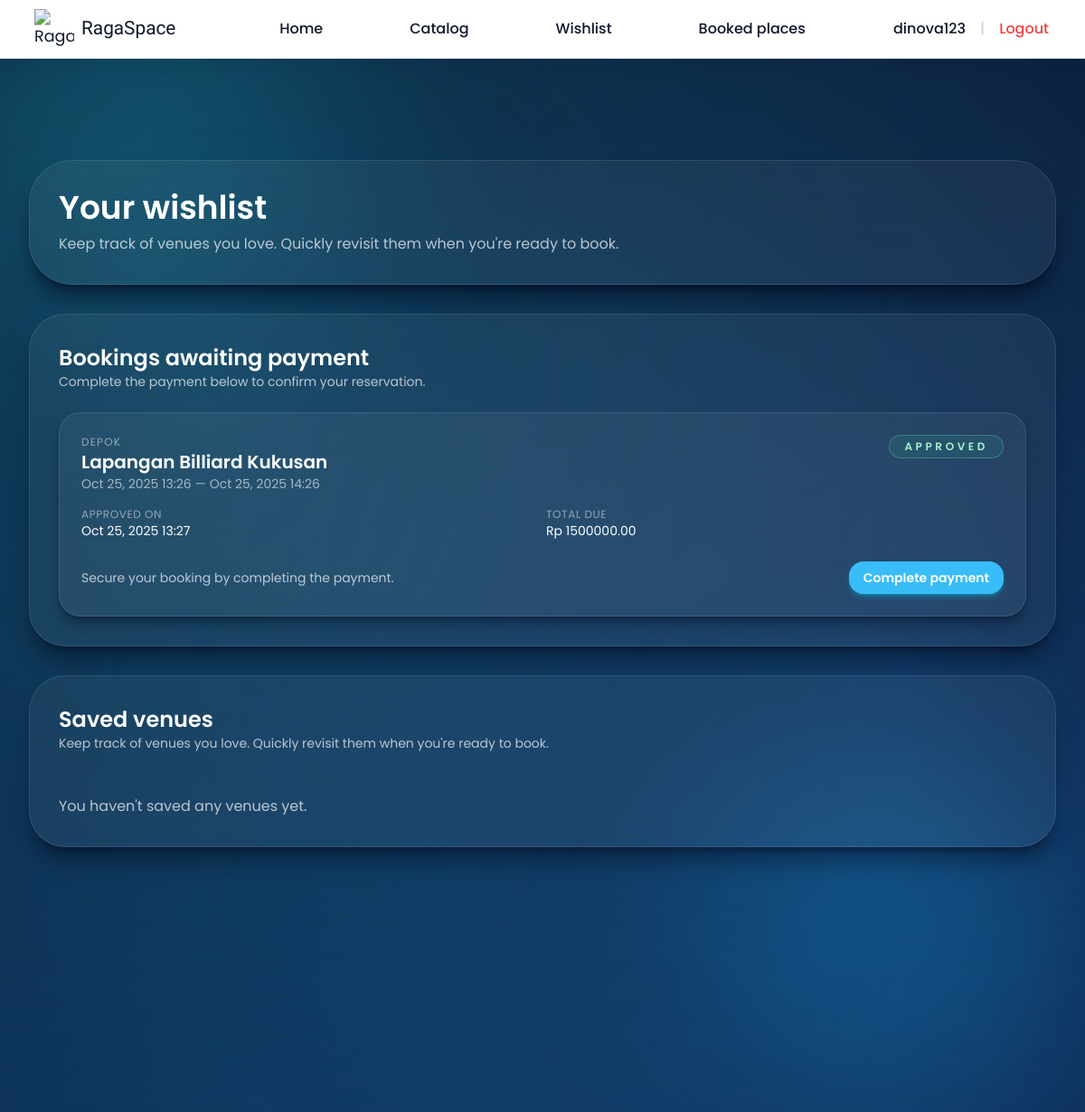
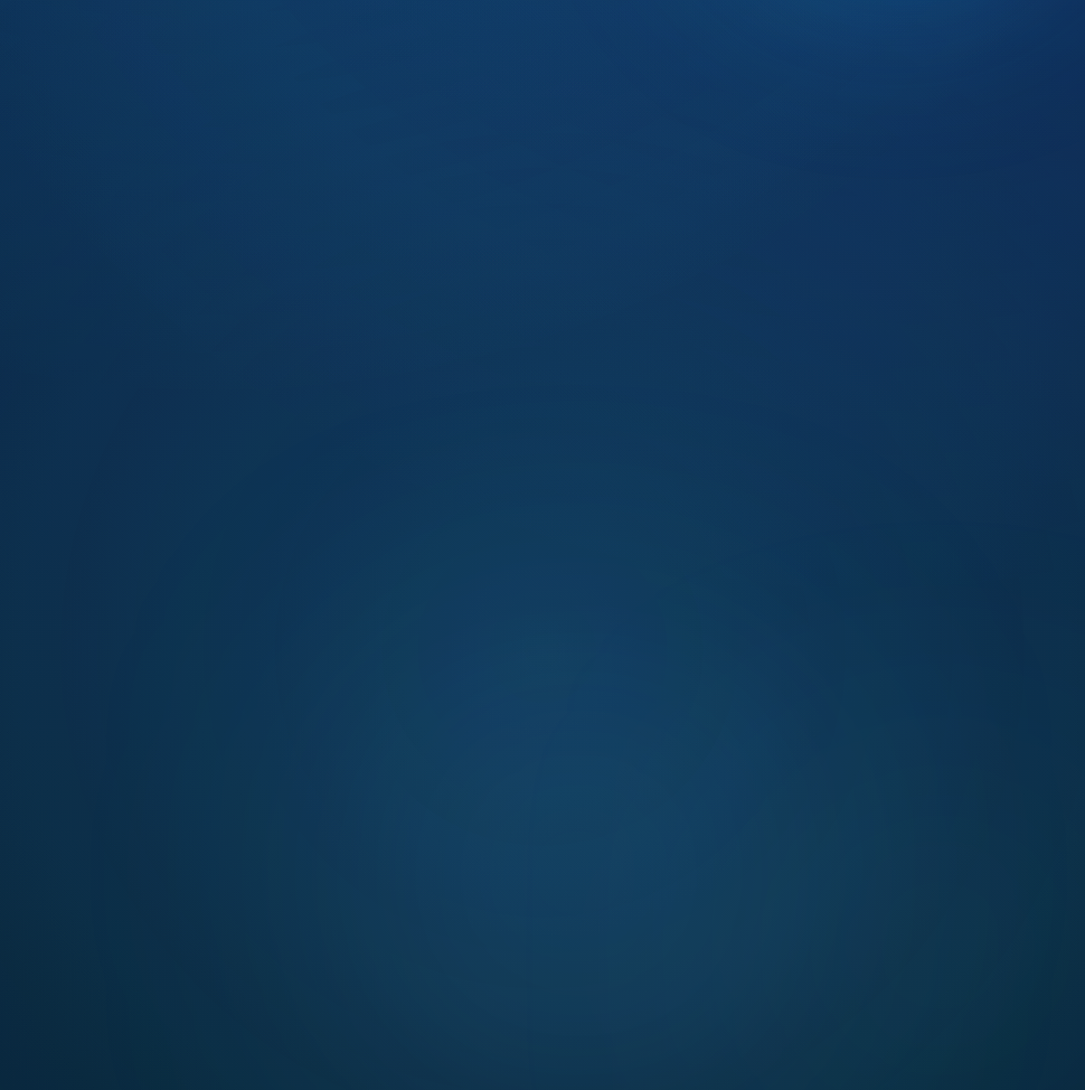
The app's page /wishlist/ (signed in) with its own data (2 pictures, top to bottom).
### rent/models.py (models this page shows, shortened)
class Booking(models.Model):
    STATUS_PENDING = "pending"
    STATUS_ACTIVE = "active"
    STATUS_CONFIRMED = "confirmed"
    STATUS_COMPLETED = "completed"
    STATUS_CANCELLED = "cancelled"
    STATUS_CHOICES = [
        (STATUS_PENDING, "Pending approval"),
        (STATUS_ACTIVE, "Reserved"),
        (STATUS_CONFIRMED, "Confirmed"),
        (STATUS_COMPLETED, "Completed"),
        (STATUS_CANCELLED, "Cancelled"),
    ]
    ACTIVE_STATUSES = (STATUS_PENDING, STATUS_ACTIVE, STATUS_CONFIRMED)
    user = models.ForeignKey(settings.AUTH_USER_MODEL, on_delete=models.CASCADE, related_name="bookings")
    venue = models.ForeignKey(Venue, on_delete=models.CASCADE, related_name="bookings")
    start_datetime = models.DateTimeField()
    end_datetime = models.DateTimeField()
    addons = models.ManyToManyField("add_on.AddOn", related_name="bookings", blank=True)
    notes = models.TextField(blank=True)
    status = models.CharField(max_length=20, choices=STATUS_CHOICES, default=STATUS_PENDING)
    approved_at = models.DateTimeField(null=True, blank=True)
    approved_by = models.ForeignKey(
        settings.AUTH_USER_MODEL,
        null=True,
        blank=True,
        on_delete=models.SET_NULL,
        related_name="approved_bookings",
    )
    created_at = models.DateTimeField(auto_now_add=True)
    updated_at = models.DateTimeField(auto_now=True)
    class Meta:
        ordering = ["-start_datetime"]
    @property
    def duration_hours(self) -> int:
        delta = self.end_datetime - self.start_datetime
        return int(delta.total_seconds() // 3600)
    @property
    def addons_total(self) -> Decimal:
        return sum((addon.price for addon in self.addons.all()), Decimal("0"))
    @property
    def base_cost(self) -> Decimal:
        return self.venue.hourly_total(self.duration_hours)
    @property
    def total_cost(self) -> Decimal:
        return self.base_cost + self.addons_total

### manajemen_lapangan/models.py (models this page shows, shortened)
class TimestampedModel(models.Model):
    created_at = models.DateTimeField(auto_now_add=True)
    updated_at = models.DateTimeField(auto_now=True)
    class Meta:
        abstract = True

class Venue(TimestampedModel):
    category = models.ForeignKey(Category, on_delete=models.PROTECT, related_name="venues")
    name = models.CharField(max_length=150)
    slug = models.SlugField(max_length=170, unique=True)
    description = models.TextField()
    location = models.CharField(max_length=150)
    city = models.CharField(max_length=100)
    address = models.TextField(blank=True)
    price_per_hour = models.DecimalField(max_digits=10, decimal_places=2)
    capacity = models.PositiveIntegerField(default=1)
    facilities = models.TextField(help_text="Comma separated facilities list.")
    image_url = models.URLField(blank=True)
    available_start_time = models.TimeField(default=time(7, 0))
    available_end_time = models.TimeField(default=time(22, 0))
    class Meta:
        ordering = ["name"]
    def hourly_total(self, hours: int) -> Decimal:
        return self.price_per_hour * Decimal(hours)

### interaksi/views.py (the view)
# urls.py: path("wishlist/", WishlistView.as_view(), name="wishlist"),
class WishlistView(EnsureCsrfCookieMixin, LoginRequiredMixin, ListView):
    template_name = "interaksi/wishlist.html"
    context_object_name = "wishlists"
    def get_queryset(self):
        return (
            Wishlist.objects.filter(user=self.request.user)
            .select_related("venue", "venue__category")
            .prefetch_related("venue__addons")
        )
    def get_context_data(self, **kwargs: Any) -> dict[str, Any]:
        context = super().get_context_data(**kwargs)
        context["approved_bookings"] = (
            Booking.objects.filter(user=self.request.user, status=Booking.STATUS_ACTIVE)
            .select_related("venue")
            .prefetch_related("addons")
            .order_by("-start_datetime")
        )
        return context

### authentication/context_processors.py (called while the page is built)
def csrf_token_context(request):
    token = request.COOKIES.get(settings.CSRF_COOKIE_NAME)
    if not token:
        token = request.META.get("CSRF_COOKIE") or get_token(request)
    return {
        "csrf_cookie_value": token,
    }

### authentication/mixins.py (called while the page is built)
    @method_decorator(ensure_csrf_cookie)
    def dispatch(self, request, *args, **kwargs):  # type: ignore[override]
        return super().dispatch(request, *args, **kwargs)

### katalog/context_processors.py (called while the page is built)
def global_filters(request):
    return {
        "global_filter_form": SearchFilterForm(request.GET or None),
    }

### interaksi/templates/interaksi/wishlist.html (shortened to what this page needs)
{% extends 'base.html' %}
{% block content %}
<section class="grid gap-8" data-animate>
  <div class="rounded-[3rem] border border-white/10 bg-white/5 p-8 shadow-xl shadow-slate-950/50 backdrop-blur-2xl" data-animate>
    <h1 class="text-4xl font-semibold text-white">Your wishlist</h1>
    <p class="mt-2 max-w-2xl text-white/70">Keep track of venues you love. Quickly revisit them when you're ready to book.</p>
  </div>
  {% if approved_bookings %}
  <div class="rounded-[2.5rem] border border-white/10 bg-white/5 p-8 shadow-xl shadow-slate-950/40 backdrop-blur-2xl" data-animate>
    <div class="flex flex-col gap-2 sm:flex-row sm:items-center sm:justify-between">
      <div>
        <h2 class="text-2xl font-semibold text-white">Bookings awaiting payment</h2>
        <p class="text-sm text-white/70">Complete the payment below to confirm your reservation.</p>
      </div>
    </div>
    <div class="mt-6 space-y-4">
      {% for booking in approved_bookings %}
      <article class="card-tilt rounded-3xl border border-white/10 bg-white/5 p-6 shadow-lg shadow-slate-950/40" data-animate>
        <div class="flex flex-col gap-3 sm:flex-row sm:items-start sm:justify-between">
          <div>
            <p class="text-xs uppercase tracking-widest text-white/50">{{ booking.venue.city }}</p>
            <h3 class="text-xl font-semibold text-white">{{ booking.venue.name }}</h3>
            <p class="text-sm text-white/60">{{ booking.start_datetime|date:'M d, Y H:i' }} — {{ booking.end_datetime|date:'M d, Y H:i' }}</p>
          </div>
          <span class="self-start rounded-full border border-emerald-300/30 bg-emerald-400/10 px-4 py-1 text-xs font-semibold uppercase tracking-[0.3em] text-emerald-200">Approved</span>
        </div>
        <dl class="mt-4 grid gap-2 text-sm text-white/70 sm:grid-cols-2">
          <div>
            <dt class="text-xs uppercase tracking-wider text-white/50">Approved on</dt>
            <dd class="text-white">{{ booking.approved_at|date:'M d, Y H:i' }}</dd>
          </div>
          <div>
            <dt class="text-xs uppercase tracking-wider text-white/50">Total due</dt>
            <dd class="text-white">Rp {{ booking.total_cost }}</dd>
          </div>
        </dl>
        <div class="mt-6 flex flex-col gap-2 sm:flex-row sm:items-center sm:justify-between">
          <p class="text-sm text-white/70">Secure your booking by completing the payment.</p>
          <a href="{% url 'payment' booking.pk %}" class="interactive-glow inline-flex items-center justify-center rounded-2xl bg-primary px-4 py-2 text-sm font-semibold text-white shadow-md shadow-cyan-500/40 transition hover:bg-primary/80" data-ripple>Complete payment</a>
        </div>
      </article>
      {% endfor %}
    </div>
  </div>
  {% endif %}
  <div class="rounded-[2.5rem] border border-white/10 bg-white/5 p-8 shadow-xl shadow-slate-950/40 backdrop-blur-2xl" data-animate>
    <div class="flex flex-col gap-2 sm:flex-row sm:items-center sm:justify-between">
      <div>
        <h2 class="text-2xl font-semibold text-white">Saved venues</h2>
        <p class="text-sm text-white/70">Keep track of venues you love. Quickly revisit them when you're ready to book.</p>
      </div>
    </div>
    <div class="mt-6 space-y-6">
      <p class="text-white/70 {% if wishlists %}hidden{% endif %}" data-wishlist-empty>You haven't saved any venues yet.</p>
    </div>
  </div>
</section>
{% endblock %}

### templates/base.html (shortened to what this page needs)
{% load static %}
<!DOCTYPE html>
<html lang="en">
  <head>
    <script src="https://cdn.tailwindcss.com?plugins=forms,typography,aspect-ratio"></script>
    <link rel="stylesheet" href="{% static 'css/forms.css' %}" />
    <link rel="stylesheet" href="{% static 'css/ragaspace.css' %}" />
  </head>
  <body style="position:relative;padding-bottom:20rem" class="min-h-screen bg-gradient-to-br from-slate-950 via-slate-900 to-slate-950 font-sans text-slate-100 {% block body_class %}{% endblock %}">
    <div class="fixed inset-0 -z-10 overflow-hidden">
  <div class="absolute inset-0 bg-gradient-to-b from-[#0a192f] via-[#0b2348] to-[#082032]"></div>
  <div class="absolute -top-20 -left-20 h-[28rem] w-[28rem] rounded-full bg-cyan-400/20 blur-[120px]"></div>
  <div class="absolute top-1/3 right-0 h-[26rem] w-[26rem] rounded-full bg-sky-500/25 blur-[100px]"></div>
  <div class="absolute bottom-0 left-1/3 h-[30rem] w-[30rem] rounded-full bg-blue-400/15 blur-[140px]"></div>
  <div class="absolute bottom-0 right-0 h-[20rem] w-[20rem] rounded-full bg-cyan-300/10 blur-[160px]"></div>
</div>
    {% block navbar %}
    <header class="sticky top-0 z-40 w-full border-b border-slate-200 bg-white text-slate-900 shadow-lg shadow-slate-900/5" data-animate>
      <nav class="flex w-full items-center px-4 py-3 sm:px-6 lg:px-10">
        <div class="flex flex-1 items-center justify-start">
          <a href="{% url 'home' %}" class="flex items-center justify-center">
            <img src="https://blogger.googleusercontent.com/img/b/R29vZ2xl/AVvXsEgeV4Qyp82p5rnziDdyVVrgMupxo1jWOGGMHdAMAWP3xjP0kZMc9F9fbiyGDTKRgzSgxv1dLhzvF2ZmlQf7b1QNzsAzof7KiV6_ycJ8uDQXwB0z3jiaC7B8h8e5gAPTWxC2arx9kyr6WIIqv0PfKgT6nULG0HTaXymh4tnva8oJvrJ-hHvnx1pp3teX7Vw/s320/ragaspace_logo_black.PNG" style="transform:scale(1.1)" alt="RagaSpace logo" class="h-10 w-10 object-contain" />
              <p style="margin-left:10px;font-family: 'Lilita One', sans-serif;font-size:1.3rem">RagaSpace</p>
          </a>
        </div>
        <div id="primary-navigation" class="hidden flex-1 items-center justify-center gap-24 text-base font-medium md:flex">
          <a href="{% url 'home' %}" class="font-medium text-slate-900 transition hover:text-[#1B89AE]">Home</a>
          {% if request.user.is_staff %}
          <a href="{% url 'admin-dashboard' %}" class="font-medium text-slate-900 transition hover:text-[#1B89AE]" style="text-wrap:nowrap">Admin workspace</a>
          <a href="{% url 'admin-bookings' %}" style="text-wrap:nowrap" class="font-medium text-slate-900 transition hover:text-[#1B89AE]">Booking approvals</a>
          <a
            href="{% url 'admin-venues' %}?show=create"
            data-modal-target="venue-create-modal"
            style="text-wrap:nowrap"
            class="rounded-xl bg-slate-900 px-4 py-2 text-sm font-semibold text-white transition hover:bg-slate-800"
            >Add venue</a
          >
          {% else %}
           <a href="{% url 'catalog' %}" class="font-medium text-slate-900 transition hover:text-[#1B89AE]">Catalog</a>
          <a href="{% url 'wishlist' %}" class="font-medium text-slate-900 transition hover:text-[#1B89AE]">Wishlist</a>
          <a href="{% url 'booked-places' %}" class="font-medium text-slate-900 transition hover:text-[#1B89AE]" style="text-wrap:nowrap">Booked places</a>
          {% endif %}
        </div>
        <div class="hidden flex-1 items-center justify-end gap-4 text-base font-medium md:flex">
          {% if user.is_authenticated %}
          <span class="text-base font-medium text-slate-900">{{ request.user.username }}</span>
          <span aria-hidden="true" class="text-slate-300">|</span>
          <a href="{% url 'authentication:logout' %}" class="font-medium text-red-500 transition hover:text-red-600">Logout</a>
          {% else %}
          <a href="{% url 'authentication:login' %}" class="font-medium text-slate-900 transition hover:text-[#1B89AE]">Login</a>
          <a href="{% url 'authentication:register' %}" class="rounded-xl bg-[#1B89AE] px-4 py-2 text-sm font-semibold text-white transition hover:bg-[#15647F]">Register</a>
          {% endif %}
        </div>
      </nav>
    </header>
    {% endblock %}
    <div class="{% block page_shell_class %}relative mx-auto flex min-h-screen w-full max-w-7xl flex-col px-4 pb-6 pt-20 sm:px-8 lg:pt-28{% endblock %}" data-page-shell>
      <main class="{% block main_class %}flex-1{% endblock %}">
        {% block content %}{% endblock %}
      </main>
    </div>
  </body>
</html>

### static/css/forms.css (style rules this page uses)
body { color-scheme: dark; font-family: "Poppins", "Inter", "Segoe UI", system-ui, -apple-system, sans-serif; }
:root { --custom-select-bg: rgba(255, 255, 255, 0.1); --custom-select-bg-hover: rgba(255, 255, 255, 0.14); --custom-select-bg-focus: rgba(255, 255, 255, 0.18); --custom-select-border: rgba(148, 163, 184, 0.35); --custom-select-border-hover: rgba(226, 232, 240, 0.75); --custom-select-highlight: rgba(37, 99, 235, 0.92); --custom-select-highlight-text: #f8fafc; --custom-select-text: #f8fafc; --custom-select-shadow: inset 0 1px 0 rgba(255, 255, 255, 0.04), 0 18px 45px rgba(15, 23, 42, 0.45); --custom-select-shadow-focus: 0 0 0 4px rgba(148, 163, 184, 0.25), 0 24px 60px rgba(15, 23, 42, 0.6); --custom-select-surface: linear-gradient(140deg, rgba(255, 255, 255, 0.16), rgba(255, 255, 255, 0.08)); --custom-select-surface-focus: linear-gradient(140deg, rgba(255, 255, 255, 0.22), rgba(255, 255, 255, 0.1)); }

### static/css/ragaspace.css (style rules this page uses)
:root { --raga-primary: #38bdf8; --raga-secondary: #0f172a; --raga-accent: #22d3ee; --raga-highlight: rgba(34, 211, 238, 0.35); }
body { background-attachment: fixed; position: relative; }
[data-page-shell] { opacity: 0; transform: translate3d(0, 36px, 0) scale(0.985); filter: blur(18px); transition: opacity 0.8s cubic-bezier(0.22, 1, 0.36, 1), transform 0.8s cubic-bezier(0.22, 1, 0.36, 1), filter 0.8s cubic-bezier(0.22, 1, 0.36, 1); will-change: opacity, transform, filter; }
[data-page-shell].is-ready { opacity: 1; transform: translate3d(0, 0, 0) scale(1); filter: blur(0); }
[data-page-shell] { --page-transition-duration: 0.6s; }
body::before, body::after { content: ""; position: fixed; inset: 0; z-index: -1; background: radial-gradient(circle at 20% 20%, rgba(34, 211, 238, 0.12), transparent 55%), radial-gradient(circle at 80% 30%, rgba(59, 130, 246, 0.1), transparent 60%), radial-gradient(circle at 50% 80%, rgba(56, 189, 248, 0.12), transparent 60%); filter: blur(0px); opacity: 0.75; pointer-events: none; }
[data-animate] { opacity: 0; transform: translate3d(0, 32px, 0) scale(0.98); transition: opacity 0.6s cubic-bezier(0.22, 1, 0.36, 1), transform 0.6s cubic-bezier(0.22, 1, 0.36, 1), filter 0.6s cubic-bezier(0.22, 1, 0.36, 1); filter: blur(8px); }
[data-animate].is-visible { opacity: 1; transform: translate3d(0, 0, 0) scale(1); filter: blur(0px); }
.interactive-glow { position: relative; overflow: hidden; transition: transform 0.25s ease, box-shadow 0.35s ease, background 0.35s ease; }
.interactive-glow::after { content: ""; position: absolute; inset: -120%; background: radial-gradient(circle at center, rgba(34, 211, 238, 0.45), transparent 65%); opacity: 0; transition: transform 0.5s ease, opacity 0.5s ease; transform: scale(0.8) rotate(15deg); pointer-events: none; }
.card-tilt { transition: transform 0.4s ease, box-shadow 0.4s ease; }

### records on screen
Booking: venue.city "DEPOK", venue.name "Lapangan Billiard Kukusan", start_datetime "Oct 25, 2025 13:26", end_datetime "Oct 25, 2025 14:26", approved_at "Oct 25, 2025 13:27", total_cost "1500000.00"

### other values on screen
{{ request.user.username }} "dinova123"
